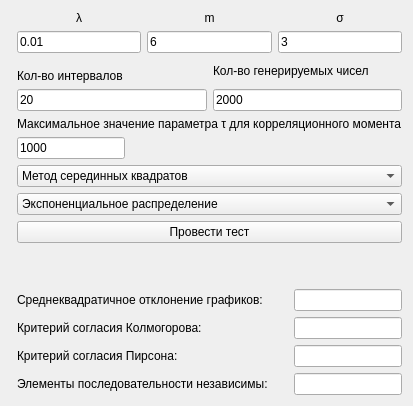
      <widget class="QWidget" name="testing">
       <attribute name="title">
        <string>Тестирование генераторов случайных велечин</string>
       </attribute>
       <layout class="QHBoxLayout" name="horizontalLayout_5">
        <item>
         <layout class="QVBoxLayout" name="verticalLayout_20">
          <item>
           <widget class="MplWidget" name="plot_fx" native="true">
            <property name="sizePolicy">
             <sizepolicy hsizetype="Expanding" vsizetype="Expanding">
              <horstretch>0</horstretch>
              <verstretch>0</verstretch>
             </sizepolicy>
            </property>
           </widget>
          </item>
          <item>
           <widget class="MplWidget" name="plot_Fx" native="true">
            <property name="sizePolicy">
             <sizepolicy hsizetype="Expanding" vsizetype="Expanding">
              <horstretch>0</horstretch>
              <verstretch>0</verstretch>
             </sizepolicy>
            </property>
           </widget>
          </item>
         </layout>
        </item>
        <item>
         <layout class="QVBoxLayout" name="verticalLayout_10">
          <item>
           <layout class="QHBoxLayout" name="horizontalLayout_12">
            <property name="leftMargin">
             <number>0</number>
            </property>
            <property name="topMargin">
             <number>0</number>
            </property>
            <item>
             <layout class="QVBoxLayout" name="verticalLayout_12">
              <item>
               <widget class="QLabel" name="label_9">
                <property name="sizePolicy">
                 <sizepolicy hsizetype="Minimum" vsizetype="Minimum">
                  <horstretch>0</horstretch>
                  <verstretch>0</verstretch>
                 </sizepolicy>
                </property>
                <property name="layoutDirection">
                 <enum>Qt::LeftToRight</enum>
                </property>
                <property name="text">
                 <string>λ</string>
                </property>
                <property name="alignment">
                 <set>Qt::AlignCenter</set>
                </property>
               </widget>
              </item>
              <item>
               <widget class="QLineEdit" name="lineLamda_2">
                <property name="sizePolicy">
                 <sizepolicy hsizetype="Minimum" vsizetype="Minimum">
                  <horstretch>0</horstretch>
                  <verstretch>0</verstretch>
                 </sizepolicy>
                </property>
                <property name="text">
                 <string>0.01</string>
                </property>
               </widget>
              </item>
             </layout>
            </item>
            <item>
             <layout class="QVBoxLayout" name="verticalLayout_11">
              <item>
               <widget class="QLabel" name="label_8">
                <property name="sizePolicy">
                 <sizepolicy hsizetype="Minimum" vsizetype="Minimum">
                  <horstretch>0</horstretch>
                  <verstretch>0</verstretch>
                 </sizepolicy>
                </property>
                <property name="text">
                 <string>m</string>
                </property>
                <property name="alignment">
                 <set>Qt::AlignCenter</set>
                </property>
               </widget>
              </item>
              <item>
               <widget class="QLineEdit" name="lineM_2">
                <property name="sizePolicy">
                 <sizepolicy hsizetype="Minimum" vsizetype="Minimum">
                  <horstretch>0</horstretch>
                  <verstretch>0</verstretch>
                 </sizepolicy>
                </property>
                <property name="text">
                 <string>6</string>
                </property>
               </widget>
              </item>
             </layout>
            </item>
            <item>
             <layout class="QVBoxLayout" name="verticalLayout_13">
              <item>
               <widget class="QLabel" name="label_10">
                <property name="sizePolicy">
                 <sizepolicy hsizetype="Minimum" vsizetype="Minimum">
                  <horstretch>0</horstretch>
                  <verstretch>0</verstretch>
                 </sizepolicy>
                </property>
                <property name="text">
                 <string>σ</string>
                </property>
                <property name="alignment">
                 <set>Qt::AlignCenter</set>
                </property>
               </widget>
              </item>
              <item>
               <widget class="QLineEdit" name="lineSigma_2">
                <property name="sizePolicy">
                 <sizepolicy hsizetype="Minimum" vsizetype="Minimum">
                  <horstretch>0</horstretch>
                  <verstretch>0</verstretch>
                 </sizepolicy>
                </property>
                <property name="text">
                 <string>3</string>
                </property>
               </widget>
              </item>
             </layout>
            </item>
           </layout>
          </item>
          <item>
           <layout class="QHBoxLayout" name="horizontalLayout_3">
            <property name="topMargin">
             <number>0</number>
            </property>
            <item>
             <layout class="QVBoxLayout" name="verticalLayout">
              <property name="topMargin">
               <number>10</number>
              </property>
              <item>
               <widget class="QLabel" name="label_5">
                <property name="text">
                 <string>Кол-во интервалов</string>
                </property>
               </widget>
              </item>
              <item>
               <widget class="QLineEdit" name="m_edit">
                <property name="sizePolicy">
                 <sizepolicy hsizetype="Minimum" vsizetype="Minimum">
                  <horstretch>0</horstretch>
                  <verstretch>0</verstretch>
                 </sizepolicy>
                </property>
                <property name="text">
                 <string>20</string>
                </property>
               </widget>
              </item>
             </layout>
            </item>
            <item>
             <layout class="QVBoxLayout" name="verticalLayout_7">
              <item>
               <widget class="QLabel" name="label_6">
                <property name="text">
                 <string>Кол-во генерируемых чисел</string>
                </property>
               </widget>
              </item>
              <item>
               <widget class="QLineEdit" name="N_edit">
                <property name="sizePolicy">
                 <sizepolicy hsizetype="Minimum" vsizetype="Fixed">
                  <horstretch>0</horstretch>
                  <verstretch>0</verstretch>
                 </sizepolicy>
                </property>
                <property name="text">
                 <string>2000</string>
                </property>
               </widget>
              </item>
             </layout>
            </item>
           </layout>
          </item>
          <item>
           <widget class="QLabel" name="label_24">
            <property name="sizePolicy">
             <sizepolicy hsizetype="Fixed" vsizetype="Minimum">
              <horstretch>0</horstretch>
              <verstretch>0</verstretch>
             </sizepolicy>
            </property>
            <property name="text">
             <string>Максимальное значение параметра τ для корреляционного момента</string>
            </property>
           </widget>
          </item>
          <item>
           <widget class="QLineEdit" name="tauEdit">
            <property name="sizePolicy">
             <sizepolicy hsizetype="Fixed" vsizetype="Fixed">
              <horstretch>0</horstretch>
              <verstretch>0</verstretch>
             </sizepolicy>
            </property>
            <property name="text">
             <string>1000</string>
            </property>
           </widget>
          </item>
          <item>
           <widget class="QComboBox" name="randMethod">
            <property name="sizePolicy">
             <sizepolicy hsizetype="Minimum" vsizetype="Minimum">
              <horstretch>0</horstretch>
              <verstretch>0</verstretch>
             </sizepolicy>
            </property>
            <item>
             <property name="text">
              <string>Метод серединных квадратов</string>
             </property>
            </item>
            <item>
             <property name="text">
              <string>Метод иррационального числа</string>
             </property>
            </item>
            <item>
             <property name="text">
              <string>Конгруэнтный метод</string>
             </property>
            </item>
           </widget>
          </item>
          <item>
           <widget class="QComboBox" name="funcMethod">
            <property name="sizePolicy">
             <sizepolicy hsizetype="Minimum" vsizetype="Minimum">
              <horstretch>0</horstretch>
              <verstretch>0</verstretch>
             </sizepolicy>
            </property>
            <item>
             <property name="text">
              <string>Экспоненциальное распределение</string>
             </property>
            </item>
            <item>
             <property name="text">
              <string>Нормальное распределение</string>
             </property>
            </item>
           </widget>
          </item>
          <item>
           <widget class="QPushButton" name="CalcTestsButt">
            <property name="text">
             <string>Провести тест</string>
            </property>
           </widget>
          </item>
          <item>
           <spacer name="verticalSpacer_3">
            <property name="orientation">
             <enum>Qt::Vertical</enum>
            </property>
            <property name="sizeHint" stdset="0">
             <size>
              <width>20</width>
              <height>40</height>
             </size>
            </property>
           </spacer>
          </item>
          <item>
           <layout class="QVBoxLayout" name="verticalLayout_14">
            <property name="sizeConstraint">
             <enum>QLayout::SetMinimumSize</enum>
            </property>
            <item>
             <layout class="QVBoxLayout" name="verticalLayout_15">
              <property name="sizeConstraint">
               <enum>QLayout::SetMinimumSize</enum>
              </property>
              <item>
               <layout class="QHBoxLayout" name="horizontalLayout_6">
                <property name="sizeConstraint">
                 <enum>QLayout::SetMinimumSize</enum>
                </property>
                <item>
                 <widget class="QLabel" name="labelSD">
                  <property name="sizePolicy">
                   <sizepolicy hsizetype="Minimum" vsizetype="Minimum">
                    <horstretch>0</horstretch>
                    <verstretch>0</verstretch>
                   </sizepolicy>
                  </property>
                  <property name="layoutDirection">
                   <enum>Qt::LeftToRight</enum>
                  </property>
                  <property name="text">
                   <string>Среднеквадратичное отклонение графиков:</string>
                  </property>
                 </widget>
                </item>
                <item>
                 <widget class="QLineEdit" name="editSD">
                  <property name="sizePolicy">
                   <sizepolicy hsizetype="Fixed" vsizetype="Fixed">
                    <horstretch>0</horstretch>
                    <verstretch>0</verstretch>
                   </sizepolicy>
                  </property>
                 </widget>
                </item>
               </layout>
              </item>
             </layout>
            </item>
            <item>
             <layout class="QVBoxLayout" name="verticalLayout_16">
              <property name="sizeConstraint">
               <enum>QLayout::SetMinimumSize</enum>
              </property>
              <item>
               <layout class="QHBoxLayout" name="horizontalLayout_7">
                <property name="sizeConstraint">
                 <enum>QLayout::SetMinimumSize</enum>
                </property>
                <item>
                 <widget class="QLabel" name="label_14">
                  <property name="sizePolicy">
                   <sizepolicy hsizetype="Minimum" vsizetype="Minimum">
                    <horstretch>0</horstretch>
                    <verstretch>0</verstretch>
                   </sizepolicy>
                  </property>
                  <property name="layoutDirection">
                   <enum>Qt::LeftToRight</enum>
                  </property>
                  <property name="text">
                   <string>Критерий согласия Колмогорова:</string>
                  </property>
                 </widget>
                </item>
                <item>
                 <widget class="QLineEdit" name="editKolmag">
                  <property name="sizePolicy">
                   <sizepolicy hsizetype="Fixed" vsizetype="Fixed">
                    <horstretch>0</horstretch>
                    <verstretch>0</verstretch>
                   </sizepolicy>
                  </property>
                 </widget>
                </item>
               </layout>
              </item>
             </layout>
            </item>
            <item>
             <layout class="QVBoxLayout" name="verticalLayout_17">
              <property name="sizeConstraint">
               <enum>QLayout::SetDefaultConstraint</enum>
              </property>
              <item>
               <layout class="QHBoxLayout" name="horizontalLayout_9">
                <property name="sizeConstraint">
                 <enum>QLayout::SetMinimumSize</enum>
                </property>
                <item>
                 <widget class="QLabel" name="label_16">
                  <property name="sizePolicy">
                   <sizepolicy hsizetype="Minimum" vsizetype="Minimum">
                    <horstretch>0</horstretch>
                    <verstretch>0</verstretch>
                   </sizepolicy>
                  </property>
                  <property name="layoutDirection">
                   <enum>Qt::LeftToRight</enum>
                  </property>
                  <property name="text">
                   <string>Критерий согласия Пирсона:</string>
                  </property>
                 </widget>
                </item>
                <item>
                 <widget class="QLineEdit" name="editPirs">
                  <property name="sizePolicy">
                   <sizepolicy hsizetype="Fixed" vsizetype="Fixed">
                    <horstretch>0</horstretch>
                    <verstretch>0</verstretch>
                   </sizepolicy>
                  </property>
                 </widget>
                </item>
               </layout>
              </item>
             </layout>
            </item>
            <item>
             <layout class="QVBoxLayout" name="verticalLayout_18">
              <property name="sizeConstraint">
               <enum>QLayout::SetMinimumSize</enum>
              </property>
              <item>
               <layout class="QHBoxLayout" name="horizontalLayout_10">
                <property name="sizeConstraint">
                 <enum>QLayout::SetMinimumSize</enum>
                </property>
                <item>
                 <widget class="QLabel" name="labelCorel">
                  <property name="sizePolicy">
                   <sizepolicy hsizetype="Minimum" vsizetype="Minimum">
                    <horstretch>0</horstretch>
                    <verstretch>0</verstretch>
                   </sizepolicy>
                  </property>
                  <property name="layoutDirection">
                   <enum>Qt::LeftToRight</enum>
                  </property>
                  <property name="text">
                   <string>Элементы последовательности независимы:</string>
                  </property>
                 </widget>
                </item>
                <item>
                 <widget class="QLineEdit" name="editCorel">
                  <property name="sizePolicy">
                   <sizepolicy hsizetype="Fixed" vsizetype="Fixed">
                    <horstretch>0</horstretch>
                    <verstretch>0</verstretch>
                   </sizepolicy>
                  </property>
                 </widget>
                </item>
               </layout>
              </item>
             </layout>
            </item>
           </layout>
          </item>
         </layout>
        </item>
       </layout>
      </widget>
